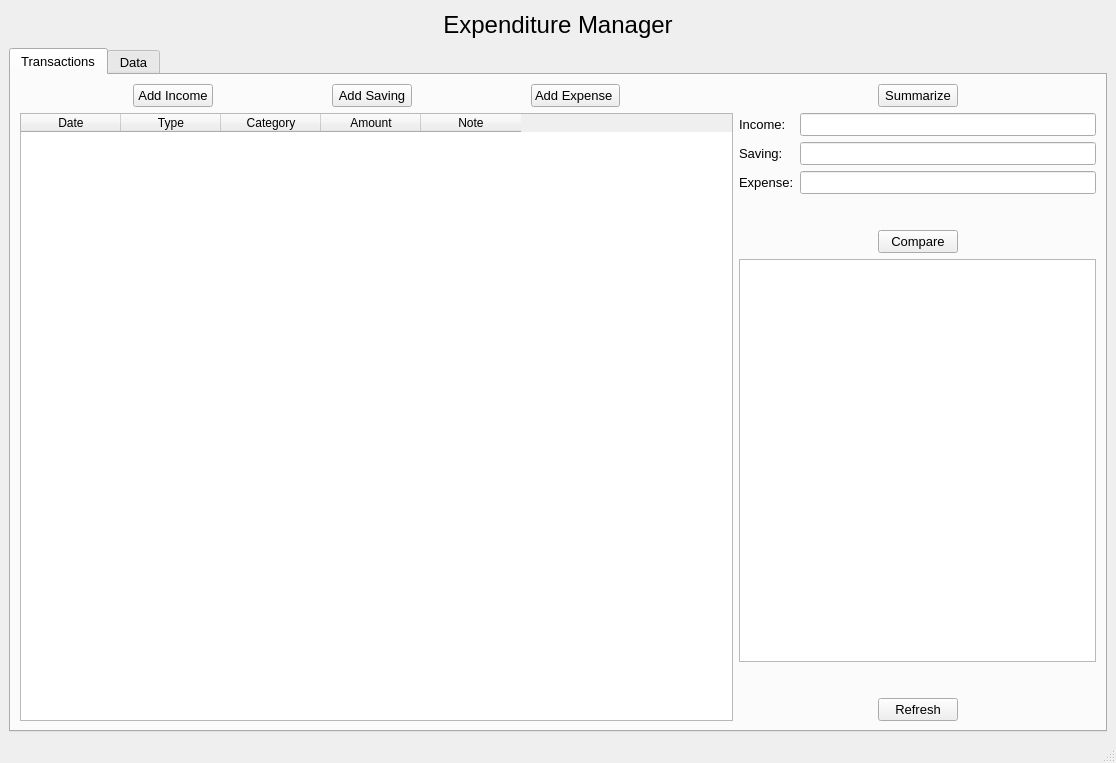
<?xml version="1.0" encoding="UTF-8"?>
<ui version="4.0">
 <class>MainWindow</class>
 <widget class="QMainWindow" name="MainWindow">
  <property name="geometry">
   <rect>
    <x>0</x>
    <y>0</y>
    <width>1116</width>
    <height>763</height>
   </rect>
  </property>
  <property name="font">
   <font>
    <pointsize>10</pointsize>
   </font>
  </property>
  <property name="windowTitle">
   <string>Expenditure Manager</string>
  </property>
  <widget class="QWidget" name="centralwidget">
   <layout class="QVBoxLayout" name="verticalLayout" stretch="0,18">
    <item>
     <layout class="QHBoxLayout" name="horizontalLayout">
      <item>
       <spacer name="horizontalSpacer_2">
        <property name="orientation">
         <enum>Qt::Horizontal</enum>
        </property>
        <property name="sizeHint" stdset="0">
         <size>
          <width>40</width>
          <height>20</height>
         </size>
        </property>
       </spacer>
      </item>
      <item>
       <widget class="QLabel" name="label">
        <property name="text">
         <string>&lt;html&gt;&lt;head/&gt;&lt;body&gt;&lt;p&gt;&lt;span style=&quot; font-size:18pt;&quot;&gt;Expenditure Manager&lt;/span&gt;&lt;/p&gt;&lt;/body&gt;&lt;/html&gt;</string>
        </property>
        <property name="alignment">
         <set>Qt::AlignCenter</set>
        </property>
       </widget>
      </item>
      <item>
       <spacer name="horizontalSpacer">
        <property name="orientation">
         <enum>Qt::Horizontal</enum>
        </property>
        <property name="sizeHint" stdset="0">
         <size>
          <width>31</width>
          <height>33</height>
         </size>
        </property>
       </spacer>
      </item>
     </layout>
    </item>
    <item>
     <widget class="QTabWidget" name="tabWidget">
      <property name="sizePolicy">
       <sizepolicy hsizetype="Preferred" vsizetype="Preferred">
        <horstretch>0</horstretch>
        <verstretch>0</verstretch>
       </sizepolicy>
      </property>
      <property name="currentIndex">
       <number>0</number>
      </property>
      <widget class="QWidget" name="tabTransactions">
       <attribute name="title">
        <string>Transactions</string>
       </attribute>
       <layout class="QGridLayout" name="gridLayout_5" columnstretch="2,1,0">
        <item row="0" column="0">
         <layout class="QGridLayout" name="gridLayout">
          <item row="0" column="0">
           <layout class="QHBoxLayout" name="horizontalLayout_2">
            <item>
             <spacer name="horizontalSpacer_4">
              <property name="orientation">
               <enum>Qt::Horizontal</enum>
              </property>
              <property name="sizeHint" stdset="0">
               <size>
                <width>40</width>
                <height>20</height>
               </size>
              </property>
             </spacer>
            </item>
            <item>
             <widget class="QPushButton" name="ptnAdd_Income">
              <property name="text">
               <string>Add Income</string>
              </property>
             </widget>
            </item>
            <item>
             <spacer name="horizontalSpacer_3">
              <property name="orientation">
               <enum>Qt::Horizontal</enum>
              </property>
              <property name="sizeHint" stdset="0">
               <size>
                <width>40</width>
                <height>20</height>
               </size>
              </property>
             </spacer>
            </item>
            <item>
             <widget class="QPushButton" name="ptnAdd_Saving">
              <property name="text">
               <string>Add Saving</string>
              </property>
             </widget>
            </item>
            <item>
             <spacer name="horizontalSpacer_5">
              <property name="orientation">
               <enum>Qt::Horizontal</enum>
              </property>
              <property name="sizeHint" stdset="0">
               <size>
                <width>40</width>
                <height>20</height>
               </size>
              </property>
             </spacer>
            </item>
            <item>
             <widget class="QPushButton" name="ptnAdd_Expense">
              <property name="text">
               <string>Add Expense </string>
              </property>
             </widget>
            </item>
            <item>
             <spacer name="horizontalSpacer_6">
              <property name="orientation">
               <enum>Qt::Horizontal</enum>
              </property>
              <property name="sizeHint" stdset="0">
               <size>
                <width>40</width>
                <height>20</height>
               </size>
              </property>
             </spacer>
            </item>
           </layout>
          </item>
         </layout>
        </item>
        <item row="0" column="1">
         <layout class="QHBoxLayout" name="horizontalLayout_6">
          <item>
           <spacer name="horizontalSpacer_11">
            <property name="orientation">
             <enum>Qt::Horizontal</enum>
            </property>
            <property name="sizeHint" stdset="0">
             <size>
              <width>40</width>
              <height>20</height>
             </size>
            </property>
           </spacer>
          </item>
          <item>
           <widget class="QPushButton" name="ptnSummarize">
            <property name="text">
             <string>Summarize</string>
            </property>
           </widget>
          </item>
          <item>
           <spacer name="horizontalSpacer_12">
            <property name="orientation">
             <enum>Qt::Horizontal</enum>
            </property>
            <property name="sizeHint" stdset="0">
             <size>
              <width>40</width>
              <height>20</height>
             </size>
            </property>
           </spacer>
          </item>
         </layout>
        </item>
        <item row="1" column="0">
         <widget class="QTableWidget" name="tableInfor">
          <column>
           <property name="text">
            <string>Date</string>
           </property>
          </column>
          <column>
           <property name="text">
            <string>Type</string>
           </property>
          </column>
          <column>
           <property name="text">
            <string>Category</string>
           </property>
          </column>
          <column>
           <property name="text">
            <string>Amount</string>
           </property>
          </column>
          <column>
           <property name="text">
            <string>Note</string>
           </property>
          </column>
         </widget>
        </item>
        <item row="1" column="1">
         <layout class="QVBoxLayout" name="verticalLayout_4">
          <item>
           <layout class="QVBoxLayout" name="verticalLayout_5">
            <item>
             <layout class="QGridLayout" name="gridLayout_3">
              <item row="0" column="1">
               <widget class="QLineEdit" name="txtIncome"/>
              </item>
              <item row="3" column="0">
               <widget class="QLabel" name="label_4">
                <property name="text">
                 <string>Expense:</string>
                </property>
               </widget>
              </item>
              <item row="0" column="0">
               <widget class="QLabel" name="label_3">
                <property name="text">
                 <string>Income:</string>
                </property>
               </widget>
              </item>
              <item row="1" column="1">
               <widget class="QLineEdit" name="txtSaving"/>
              </item>
              <item row="1" column="0">
               <widget class="QLabel" name="label_2">
                <property name="text">
                 <string>Saving:</string>
                </property>
               </widget>
              </item>
              <item row="3" column="1">
               <widget class="QLineEdit" name="txtExpense"/>
              </item>
              <item row="4" column="1">
               <spacer name="verticalSpacer">
                <property name="orientation">
                 <enum>Qt::Vertical</enum>
                </property>
                <property name="sizeType">
                 <enum>QSizePolicy::Preferred</enum>
                </property>
                <property name="sizeHint" stdset="0">
                 <size>
                  <width>20</width>
                  <height>30</height>
                 </size>
                </property>
               </spacer>
              </item>
             </layout>
            </item>
            <item>
             <layout class="QHBoxLayout" name="horizontalLayout_3">
              <item>
               <spacer name="horizontalSpacer_7">
                <property name="orientation">
                 <enum>Qt::Horizontal</enum>
                </property>
                <property name="sizeHint" stdset="0">
                 <size>
                  <width>40</width>
                  <height>20</height>
                 </size>
                </property>
               </spacer>
              </item>
              <item>
               <widget class="QPushButton" name="ptnCompare">
                <property name="text">
                 <string>Compare</string>
                </property>
               </widget>
              </item>
              <item>
               <spacer name="horizontalSpacer_8">
                <property name="orientation">
                 <enum>Qt::Horizontal</enum>
                </property>
                <property name="sizeHint" stdset="0">
                 <size>
                  <width>40</width>
                  <height>20</height>
                 </size>
                </property>
               </spacer>
              </item>
             </layout>
            </item>
            <item>
             <widget class="QPlainTextEdit" name="txtComment"/>
            </item>
            <item>
             <spacer name="verticalSpacer_2">
              <property name="orientation">
               <enum>Qt::Vertical</enum>
              </property>
              <property name="sizeType">
               <enum>QSizePolicy::Preferred</enum>
              </property>
              <property name="sizeHint" stdset="0">
               <size>
                <width>20</width>
                <height>30</height>
               </size>
              </property>
             </spacer>
            </item>
            <item>
             <layout class="QHBoxLayout" name="horizontalLayout_5">
              <item>
               <spacer name="horizontalSpacer_9">
                <property name="orientation">
                 <enum>Qt::Horizontal</enum>
                </property>
                <property name="sizeHint" stdset="0">
                 <size>
                  <width>40</width>
                  <height>20</height>
                 </size>
                </property>
               </spacer>
              </item>
              <item>
               <widget class="QPushButton" name="ptnRefresh">
                <property name="text">
                 <string>Refresh</string>
                </property>
               </widget>
              </item>
              <item>
               <spacer name="horizontalSpacer_10">
                <property name="orientation">
                 <enum>Qt::Horizontal</enum>
                </property>
                <property name="sizeHint" stdset="0">
                 <size>
                  <width>40</width>
                  <height>20</height>
                 </size>
                </property>
               </spacer>
              </item>
             </layout>
            </item>
           </layout>
          </item>
         </layout>
        </item>
        <item row="2" column="2">
         <layout class="QVBoxLayout" name="verticalLayout_2"/>
        </item>
       </layout>
      </widget>
      <widget class="QWidget" name="tabData">
       <attribute name="title">
        <string>Data</string>
       </attribute>
       <layout class="QGridLayout" name="gridLayout_8">
        <item row="3" column="0">
         <spacer name="verticalSpacer_5">
          <property name="orientation">
           <enum>Qt::Vertical</enum>
          </property>
          <property name="sizeHint" stdset="0">
           <size>
            <width>20</width>
            <height>40</height>
           </size>
          </property>
         </spacer>
        </item>
        <item row="2" column="0">
         <layout class="QHBoxLayout" name="horizontalLayout_4">
          <item>
           <spacer name="horizontalSpacer_17">
            <property name="orientation">
             <enum>Qt::Horizontal</enum>
            </property>
            <property name="sizeHint" stdset="0">
             <size>
              <width>40</width>
              <height>20</height>
             </size>
            </property>
           </spacer>
          </item>
          <item>
           <widget class="QTableWidget" name="tableLastMonth">
            <property name="sizePolicy">
             <sizepolicy hsizetype="Expanding" vsizetype="Expanding">
              <horstretch>0</horstretch>
              <verstretch>0</verstretch>
             </sizepolicy>
            </property>
            <property name="minimumSize">
             <size>
              <width>440</width>
              <height>540</height>
             </size>
            </property>
            <property name="maximumSize">
             <size>
              <width>440</width>
              <height>540</height>
             </size>
            </property>
            <property name="font">
             <font>
              <pointsize>10</pointsize>
             </font>
            </property>
            <property name="layoutDirection">
             <enum>Qt::LeftToRight</enum>
            </property>
            <attribute name="horizontalHeaderDefaultSectionSize">
             <number>315</number>
            </attribute>
            <attribute name="verticalHeaderDefaultSectionSize">
             <number>30</number>
            </attribute>
            <row>
             <property name="text">
              <string>1. Income</string>
             </property>
             <property name="font">
              <font>
               <weight>75</weight>
               <bold>true</bold>
              </font>
             </property>
            </row>
            <row>
             <property name="text">
              <string>Salary</string>
             </property>
             <property name="textAlignment">
              <set>AlignLeading|AlignVCenter</set>
             </property>
            </row>
            <row>
             <property name="text">
              <string>Allowance</string>
             </property>
            </row>
            <row>
             <property name="text">
              <string>Full-time job</string>
             </property>
            </row>
            <row>
             <property name="text">
              <string>Full-time job</string>
             </property>
            </row>
            <row>
             <property name="text">
              <string>Other</string>
             </property>
            </row>
            <row>
             <property name="text">
              <string>2. Saving</string>
             </property>
             <property name="font">
              <font>
               <weight>75</weight>
               <bold>true</bold>
              </font>
             </property>
            </row>
            <row>
             <property name="text">
              <string>Emergency</string>
             </property>
            </row>
            <row>
             <property name="text">
              <string>Goal</string>
             </property>
            </row>
            <row>
             <property name="text">
              <string>General</string>
             </property>
            </row>
            <row>
             <property name="text">
              <string>Other</string>
             </property>
            </row>
            <row>
             <property name="text">
              <string>3. Expense</string>
             </property>
             <property name="font">
              <font>
               <weight>75</weight>
               <bold>true</bold>
              </font>
             </property>
            </row>
            <row>
             <property name="text">
              <string>Food</string>
             </property>
            </row>
            <row>
             <property name="text">
              <string>Transport</string>
             </property>
            </row>
            <row>
             <property name="text">
              <string>Education</string>
             </property>
            </row>
            <row>
             <property name="text">
              <string>Entertainment</string>
             </property>
            </row>
            <row>
             <property name="text">
              <string>Other</string>
             </property>
            </row>
            <column>
             <property name="text">
              <string>Amount</string>
             </property>
             <property name="font">
              <font>
               <weight>75</weight>
               <bold>true</bold>
              </font>
             </property>
            </column>
           </widget>
          </item>
          <item>
           <spacer name="horizontalSpacer_18">
            <property name="orientation">
             <enum>Qt::Horizontal</enum>
            </property>
            <property name="sizeHint" stdset="0">
             <size>
              <width>40</width>
              <height>20</height>
             </size>
            </property>
           </spacer>
          </item>
         </layout>
        </item>
        <item row="1" column="0">
         <layout class="QHBoxLayout" name="horizontalLayout_7">
          <item>
           <spacer name="horizontalSpacer_13">
            <property name="orientation">
             <enum>Qt::Horizontal</enum>
            </property>
            <property name="sizeHint" stdset="0">
             <size>
              <width>40</width>
              <height>20</height>
             </size>
            </property>
           </spacer>
          </item>
          <item>
           <widget class="QLabel" name="label_5">
            <property name="text">
             <string>Last month</string>
            </property>
           </widget>
          </item>
          <item>
           <spacer name="horizontalSpacer_14">
            <property name="orientation">
             <enum>Qt::Horizontal</enum>
            </property>
            <property name="sizeHint" stdset="0">
             <size>
              <width>40</width>
              <height>20</height>
             </size>
            </property>
           </spacer>
          </item>
         </layout>
        </item>
        <item row="2" column="1">
         <layout class="QHBoxLayout" name="horizontalLayout_18">
          <item>
           <spacer name="horizontalSpacer_39">
            <property name="orientation">
             <enum>Qt::Horizontal</enum>
            </property>
            <property name="sizeHint" stdset="0">
             <size>
              <width>40</width>
              <height>20</height>
             </size>
            </property>
           </spacer>
          </item>
          <item>
           <widget class="QTableWidget" name="tableThisMonth">
            <property name="sizePolicy">
             <sizepolicy hsizetype="Expanding" vsizetype="Expanding">
              <horstretch>0</horstretch>
              <verstretch>0</verstretch>
             </sizepolicy>
            </property>
            <property name="minimumSize">
             <size>
              <width>440</width>
              <height>540</height>
             </size>
            </property>
            <property name="maximumSize">
             <size>
              <width>440</width>
              <height>540</height>
             </size>
            </property>
            <property name="font">
             <font>
              <pointsize>10</pointsize>
             </font>
            </property>
            <property name="layoutDirection">
             <enum>Qt::LeftToRight</enum>
            </property>
            <attribute name="horizontalHeaderDefaultSectionSize">
             <number>315</number>
            </attribute>
            <attribute name="verticalHeaderDefaultSectionSize">
             <number>30</number>
            </attribute>
            <row>
             <property name="text">
              <string>1. Income</string>
             </property>
             <property name="font">
              <font>
               <weight>75</weight>
               <bold>true</bold>
              </font>
             </property>
            </row>
            <row>
             <property name="text">
              <string>Salary</string>
             </property>
             <property name="textAlignment">
              <set>AlignLeading|AlignVCenter</set>
             </property>
            </row>
            <row>
             <property name="text">
              <string>Allowance</string>
             </property>
            </row>
            <row>
             <property name="text">
              <string>Full-time job</string>
             </property>
            </row>
            <row>
             <property name="text">
              <string>Full-time job</string>
             </property>
            </row>
            <row>
             <property name="text">
              <string>Other</string>
             </property>
            </row>
            <row>
             <property name="text">
              <string>2. Saving</string>
             </property>
             <property name="font">
              <font>
               <weight>75</weight>
               <bold>true</bold>
              </font>
             </property>
            </row>
            <row>
             <property name="text">
              <string>Emergency</string>
             </property>
            </row>
            <row>
             <property name="text">
              <string>Goal</string>
             </property>
            </row>
            <row>
             <property name="text">
              <string>General</string>
             </property>
            </row>
            <row>
             <property name="text">
              <string>Other</string>
             </property>
            </row>
            <row>
             <property name="text">
              <string>3. Expense</string>
             </property>
             <property name="font">
              <font>
               <weight>75</weight>
               <bold>true</bold>
              </font>
             </property>
            </row>
            <row>
             <property name="text">
              <string>Food</string>
             </property>
            </row>
            <row>
             <property name="text">
              <string>Transport</string>
             </property>
            </row>
            <row>
             <property name="text">
              <string>Education</string>
             </property>
            </row>
            <row>
             <property name="text">
              <string>Entertainment</string>
             </property>
            </row>
            <row>
             <property name="text">
              <string>Other</string>
             </property>
            </row>
            <column>
             <property name="text">
              <string>Amount</string>
             </property>
             <property name="font">
              <font>
               <weight>75</weight>
               <bold>true</bold>
              </font>
             </property>
            </column>
           </widget>
          </item>
          <item>
           <spacer name="horizontalSpacer_40">
            <property name="orientation">
             <enum>Qt::Horizontal</enum>
            </property>
            <property name="sizeHint" stdset="0">
             <size>
              <width>40</width>
              <height>20</height>
             </size>
            </property>
           </spacer>
          </item>
         </layout>
        </item>
        <item row="1" column="1">
         <layout class="QHBoxLayout" name="horizontalLayout_8">
          <item>
           <spacer name="horizontalSpacer_15">
            <property name="orientation">
             <enum>Qt::Horizontal</enum>
            </property>
            <property name="sizeHint" stdset="0">
             <size>
              <width>40</width>
              <height>20</height>
             </size>
            </property>
           </spacer>
          </item>
          <item>
           <widget class="QLabel" name="label_6">
            <property name="text">
             <string>This month</string>
            </property>
           </widget>
          </item>
          <item>
           <spacer name="horizontalSpacer_16">
            <property name="orientation">
             <enum>Qt::Horizontal</enum>
            </property>
            <property name="sizeHint" stdset="0">
             <size>
              <width>40</width>
              <height>20</height>
             </size>
            </property>
           </spacer>
          </item>
         </layout>
        </item>
        <item row="0" column="1">
         <spacer name="verticalSpacer_6">
          <property name="orientation">
           <enum>Qt::Vertical</enum>
          </property>
          <property name="sizeHint" stdset="0">
           <size>
            <width>20</width>
            <height>40</height>
           </size>
          </property>
         </spacer>
        </item>
       </layout>
      </widget>
     </widget>
    </item>
   </layout>
  </widget>
  <widget class="QMenuBar" name="menubar">
   <property name="geometry">
    <rect>
     <x>0</x>
     <y>0</y>
     <width>1116</width>
     <height>27</height>
    </rect>
   </property>
  </widget>
  <widget class="QStatusBar" name="statusbar"/>
 </widget>
 <resources/>
 <connections/>
</ui>
